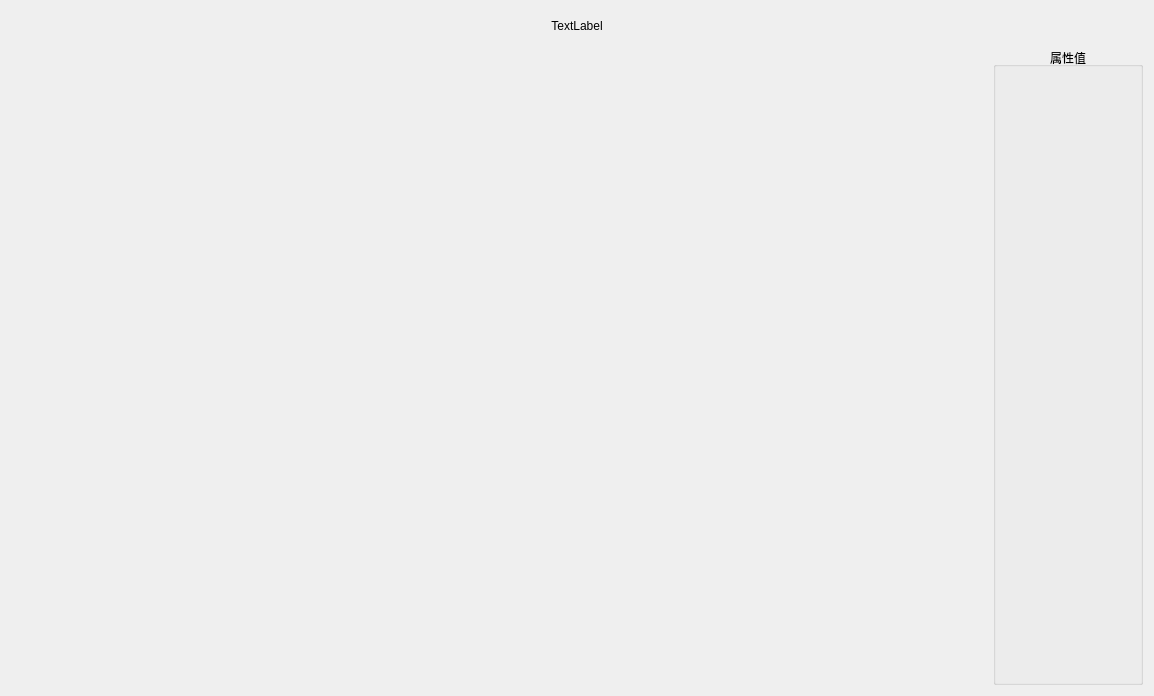
<?xml version="1.0" encoding="UTF-8"?>
<ui version="4.0">
 <class>CSSChartFormOne</class>
 <widget class="QWidget" name="CSSChartFormOne">
  <property name="geometry">
   <rect>
    <x>0</x>
    <y>0</y>
    <width>1154</width>
    <height>696</height>
   </rect>
  </property>
  <property name="windowTitle">
   <string>Form</string>
  </property>
  <layout class="QGridLayout" name="gridLayout_2">
   <item row="0" column="0" colspan="2">
    <widget class="QLabel" name="title_Label">
     <property name="minimumSize">
      <size>
       <width>0</width>
       <height>30</height>
      </size>
     </property>
     <property name="maximumSize">
      <size>
       <width>16777215</width>
       <height>30</height>
      </size>
     </property>
     <property name="text">
      <string>TextLabel</string>
     </property>
     <property name="alignment">
      <set>Qt::AlignCenter</set>
     </property>
    </widget>
   </item>
   <item row="1" column="0">
    <layout class="QGridLayout" name="gridLayout"/>
   </item>
   <item row="1" column="1">
    <widget class="QGroupBox" name="groupBox">
     <property name="minimumSize">
      <size>
       <width>150</width>
       <height>600</height>
      </size>
     </property>
     <property name="maximumSize">
      <size>
       <width>150</width>
       <height>16777215</height>
      </size>
     </property>
     <property name="title">
      <string>属性值</string>
     </property>
     <property name="alignment">
      <set>Qt::AlignCenter</set>
     </property>
     <property name="flat">
      <bool>true</bool>
     </property>
    </widget>
   </item>
  </layout>
 </widget>
 <resources/>
 <connections/>
</ui>
